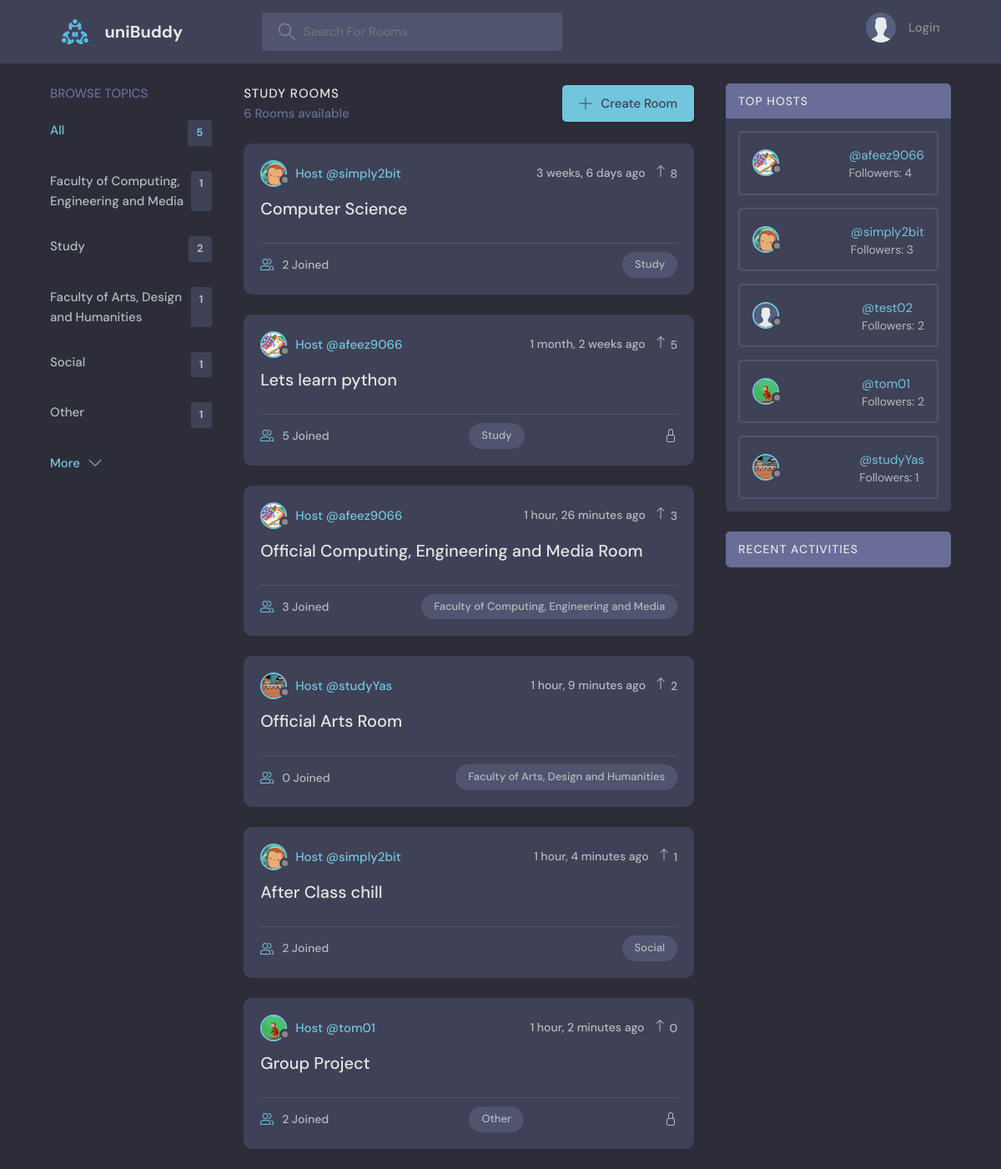
The page / on the database its author committed.
### base/models.py (models this page shows, shortened)
class Topic(models.Model):
    name = models.CharField(max_length=200)

class Room(models.Model):
    host = models.ForeignKey(User, on_delete=models.SET_NULL, null=True)
    topic = models.ForeignKey(Topic, on_delete=models.SET_NULL, null=True)
    name = models.CharField(max_length=200)
    description = models.TextField(null=True, blank=True)
    participants = models.ManyToManyField(
        User, related_name='participants', blank=True)
    updated = models.DateTimeField(auto_now=True)
    created = models.DateTimeField(auto_now_add=True)
    upvotes = models.IntegerField(default=0)
    upvoted_by = models.ManyToManyField(User, related_name='upvoted_rooms')
    is_private = models.BooleanField(default=False)
    access_code = models.CharField(max_length=10, blank=True, null=True)
    admins = models.ManyToManyField(User, related_name="admin_rooms", blank=True)
    class Meta:
        ordering = ['-updated', '-created']

class User(AbstractUser):
    name = models.CharField(max_length=200, null=True)
    email = models.EmailField(unique=True, null=True)
    bio = models.TextField(null=True)
    avatar = models.ImageField(null=True, default="avatar.svg")
    followers = models.ManyToManyField('self', related_name='following', blank=True, symmetrical=False)
    follower_count = models.IntegerField(default=0)
    USERNAME_FIELD = 'email'
    REQUIRED_FIELDS = []

### base/views.py (the view)
# urls.py: path('', views.home, name="home"),
def home(request):
    q = request.GET.get('q') if request.GET.get('q') != None else ''
    rooms = Room.objects.filter(
        Q(topic__name__icontains=q) |
        Q(name__icontains=q) |
        Q(description__icontains=q)
    ).order_by('-upvotes')
    topics = Topic.objects.all()[0:5]
    room_count = rooms.count()
    top_host = User.objects.annotate(num_followers=Count('followers')).order_by('-num_followers')[:5]
    if request.user.is_authenticated:
        following_users = request.user.followers.all()
        room_messages = Message.objects.filter(
            Q(room__topic__name__icontains=q),
            Q(user=request.user) | Q(user__in=following_users)
        ).order_by('-created')[:5]
    else:
        room_messages = Message.objects.none()  # Return an empty queryset
    context = {'rooms': rooms, 'topics': topics,
               'room_count': room_count, 'room_messages': room_messages,
               'top_host': top_host}
    return render(request, 'base/home.html', context)

### base/templates/base/home.html (shortened to what this page needs)
{% extends 'main.html' %}
{% block content %}
<main class="layout layout--3">
  <div class="container">
    {% include 'base/topics_component.html' %}
    <div class="roomList">
      <div class="roomList__header">
        <div>
          <h2>Study Rooms</h2>
          <p>{{room_count}} Rooms available</p>
        </div>
        <a class="btn btn--main" href="{% url 'create-room' %}">
          <svg version="1.1" xmlns="http://www.w3.org/2000/svg" width="32" height="32" viewBox="0 0 32 32">
            <title>add</title>
            <path
              d="M16.943 0.943h-1.885v14.115h-14.115v1.885h14.115v14.115h1.885v-14.115h14.115v-1.885h-14.115v-14.115z">
            </path>
          </svg>
          Create Room
        </a>
      </div>
      {% include 'base/feed_component.html' %}
    </div>
    <div style="background: rgba(0,0,0,0);" class="activities">
      {% include 'base/top_host_component.html' %}
      <br>
      {% include 'base/activity_component.html' %}
  </div>
  </div>
</main>
{% endblock %}

### base/templates/base/topics_component.html
<div class="topics">
  <div class="topics__header">
      <h2>Browse Topics</h2>
  </div>
  <ul class="topics__list">
      <li>
          <a href="{% url 'home' %}" class="active">All <span>{{topics.count}}</span></a>
      </li>
      {% for topic in topics %}
      <li>
          <a href="{% url 'home' %}?q={{topic.name}}">{{topic.name}}<span>{{topic.room_set.all.count}}</span></a>
      </li>
      {% endfor %}
  </ul>
  <a class="btn btn--link" href="{% url 'topics' %}">
      More
      <svg version="1.1" xmlns="http://www.w3.org/2000/svg" width="32" height="32" viewBox="0 0 32 32">
          <title>chevron-down</title>
          <path d="M16 21l-13-13h-3l16 16 16-16h-3l-13 13z"></path>
      </svg>
  </a>
</div>

### base/templates/base/feed_component.html (shortened to what this page needs)
{% for room in rooms %}
<div class="roomListRoom">
    <div class="roomListRoom__header">
        <a href="{% url 'user-profile' room.host.id %}" class="roomListRoom__author">
            <div class="avatar avatar--small">
                <img src="{{room.host.avatar.url}}" />
            </div>
            <span>Host @{{room.host.username}}</span>
        </a>
        <div class="roomListRoom__actions">
            <span>{{room.created|timesince}} ago</span>
            <form class="upvote-form" method="POST" action="{% url 'upvote' %}">
                <div class="upvote-container" style="cursor: pointer;">
                    <svg xmlns="http://www.w3.org/2000/svg" width="16" height="16" fill="currentColor" class="bi bi-arrow-up" viewBox="0 0 16 16"> <path fill-rule="evenodd" d="M8 15a.5.5 0 0 0 .5-.5V2.707l3.146 3.147a.5.5 0 0 0 .708-.708l-4-4a.5.5 0 0 0-.708 0l-4 4a.5.5 0 1 0 .708.708L7.5 2.707V14.5a.5.5 0 0 0 .5.5z"/>
                    </svg>
                    <span class="upvote-count">{{ room.upvotes }}</span>
                </div>
            </form>
        </div>
    </div>
    <div class="roomListRoom__content">
        <a href="{% url 'room' room.id %}">{{room.name}}</a>
    </div>
    <div class="roomListRoom__meta">
        <a href="{% url 'room' room.id %}" class="roomListRoom__joined">
            {{room.participants.all.count}} Joined
        </a>
        <p class="roomListRoom__topic">{{room.topic.name}}</p>
    </div>
</div>
{% endfor %}

### base/templates/base/top_host_component.html
<div class="activities">
    <div class="activities__header">
      <h2>Top Hosts</h2>
    </div>
    {% for host in top_host %}
      <div class="activities__box">
        <div class="activities__boxHeader roomListRoom__header">
          <div class="avatar avatar--small">
            <img src="{{ host.avatar.url }}" />
          </div>
          <div class="top-host__details">
            <a href="{% url 'user-profile' host.id %}">@{{ host.username }}</a>
            <p>Followers: {{ host.num_followers }}</p>
          </div>
        </div>
      </div>
    {% empty %}
      <p>No top hosts found</p>
    {% endfor %}
  </div>

### rows shown on the page
Topic: name "Faculty of Computing, Engineering and Media", room_set.all.count "1"
Topic: name "Study", room_set.all.count "2"
Topic: name "Faculty of Arts, Design and Humanities", room_set.all.count "1"
Topic: name "Social", room_set.all.count "1"
Topic: name "Other", room_set.all.count "1"
Room: host.avatar (picture), host.username "simply2bit", created "3 weeks, 6 days", upvotes "8", name "Computer Science", participants.all.count "2", topic.name "Study"
Room: host.avatar (picture), host.username "afeez9066", created "1 month, 2 weeks", upvotes "5", name "Lets learn python", participants.all.count "5", topic.name "Study", is_private True (drawn)
Room: host.avatar (picture), host.username "afeez9066", created "1 hour, 26 minutes", upvotes "3", name "Official Computing, Engineering and Media Room", participants.all.count "3", topic.name "Faculty of Computing, Engineering and Media"
Room: host.avatar (picture), host.username "studyYas", created "1 hour, 9 minutes", upvotes "2", name "Official Arts Room", participants.all.count "0", topic.name "Faculty of Arts, Design and Humanities"
Room: host.avatar (picture), host.username "simply2bit", created "1 hour, 4 minutes", upvotes "1", name "After Class chill", participants.all.count "2", topic.name "Social"
Room: host.avatar (picture), host.username "tom01", created "1 hour, 2 minutes", upvotes "0", name "Group Project", participants.all.count "2", topic.name "Other", is_private True (drawn)
User: avatar (picture), username "afeez9066", num_followers "4"
User: avatar (picture), username "simply2bit", num_followers "3"
User: avatar (placeholder picture), username "test02", num_followers "2"
User: avatar (picture), username "tom01", num_followers "2"
User: avatar (picture), username "studyYas", num_followers "1"

### other values the page prints
{{ topics.count }} "5"
{{ room_count }} "6"
